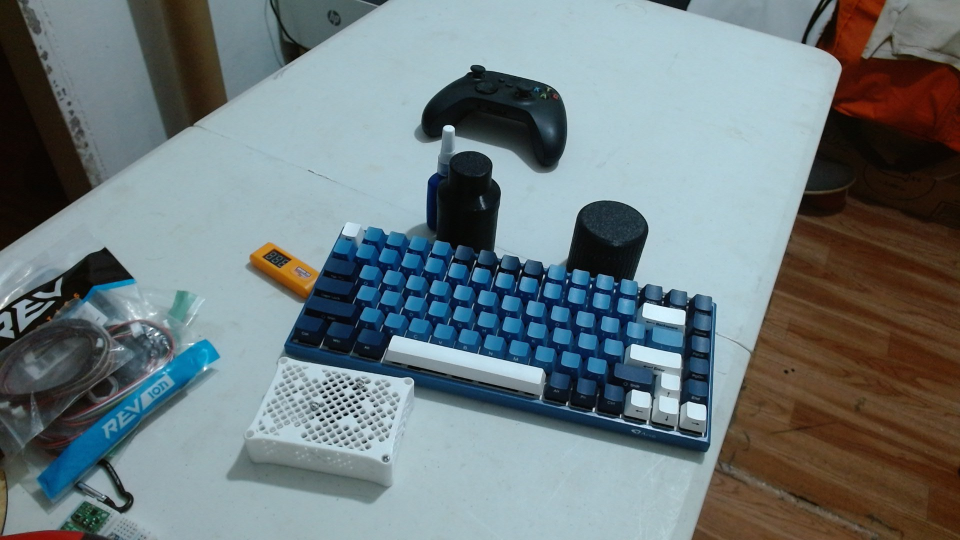
#> input picture Latas/azul1.png, 1920 x 1080 px (shown at 1/2 size)
$ python ControlHSV.py
#> lines starting #> are read from the running program, lines starting #| are printed output that depends on the picture; after the words box and inside, x2 and y2 are one past the last pixel; in counts of white or black regions, pixels touching at a corner belong together
import cv2
import numpy as np

def nothing(x):
    pass

# Cargar imagen
frame = cv2.imread('../Latas/azul1.png')  # Cambia la ruta
#> frame is the input picture: shape (1080, 1920, 3); mean B, G, R 125.2, 122.3, 109.9
fr = cv2.GaussianBlur(frame, (3, 5), 0)
imagen = cv2.resize(fr, (720,480), interpolation=cv2.INTER_LINEAR)
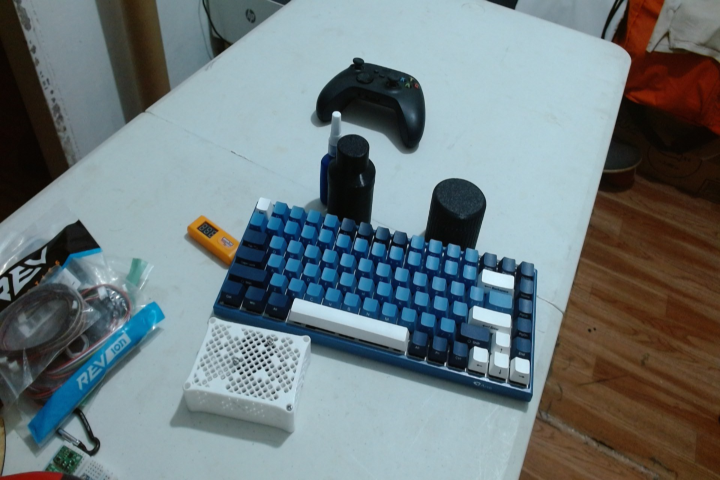
#> imagen: shape (480, 720, 3); mean B, G, R 125.1, 122.2, 109.8

# Crear ventana para controles
cv2.namedWindow("Controles")

# Crear trackbars para el rango HSV
cv2.createTrackbar("H Min", "Controles", 100, 179, nothing)
cv2.createTrackbar("H Max", "Controles", 140, 179, nothing)
cv2.createTrackbar("S Min", "Controles", 150, 255, nothing)
cv2.createTrackbar("S Max", "Controles", 255, 255, nothing)
cv2.createTrackbar("V Min", "Controles", 50, 255, nothing)
cv2.createTrackbar("V Max", "Controles", 255, 255, nothing)

while True:
    # Obtener valores de los sliders
    h_min = cv2.getTrackbarPos("H Min", "Controles")
    h_max = cv2.getTrackbarPos("H Max", "Controles")
    s_min = cv2.getTrackbarPos("S Min", "Controles")
    s_max = cv2.getTrackbarPos("S Max", "Controles")
    v_min = cv2.getTrackbarPos("V Min", "Controles")
    v_max = cv2.getTrackbarPos("V Max", "Controles")

    # Convertir a HSV
    hsv = cv2.cvtColor(imagen, cv2.COLOR_BGR2HSV)
#> hsv: shape (480, 720, 3); mean H, S, V 76.5, 88.2, 135.6

    # Crear máscara
    lower = np.array([h_min, s_min, v_min])
    upper = np.array([h_max, s_max, v_max])
    mascara = cv2.inRange(hsv, lower, upper)
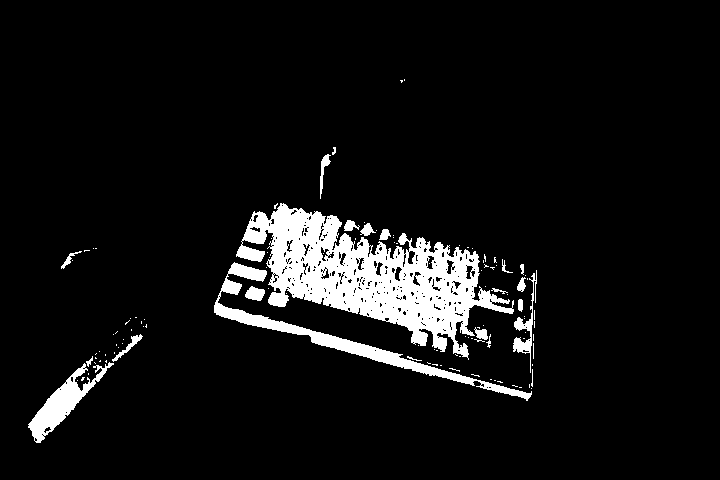
#> mascara: shape (480, 720); 7.3% white; 115 white regions (93 under 20 px), largest, box (x1, y1, x2, y2) and area: (236, 203, 514, 360) 17199, (214, 262, 532, 401) 3793, (28, 362, 114, 443) 1904

    # Mostrar resultados
    resultado = cv2.bitwise_and(imagen, imagen, mask=mascara)
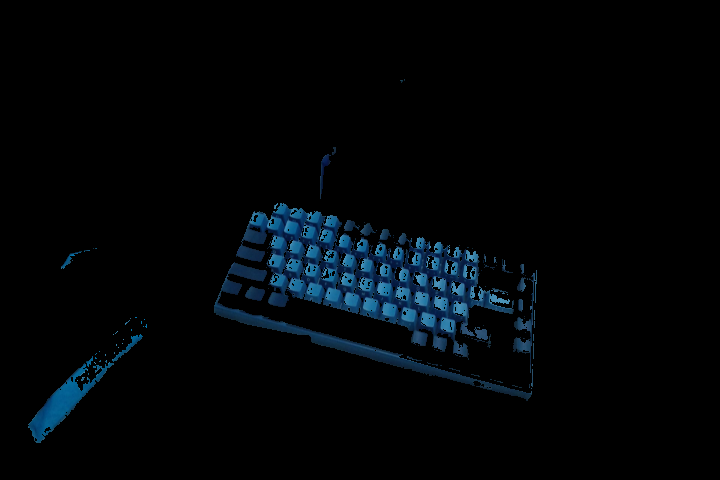
#> resultado: shape (480, 720, 3); mean B, G, R 7.7, 5.1, 1.6

    cv2.imshow("Imagen Original", imagen)
    cv2.imshow("Mascara", mascara)
    cv2.imshow("Resultado", resultado)

    # Salir con tecla 'q'
    if cv2.waitKey(1) & 0xFF == ord('q'):
#> (key q is pressed here)
        break

cv2.destroyAllWindows()

$ run again, with Latas/azul2.png copied over Latas/azul1.png
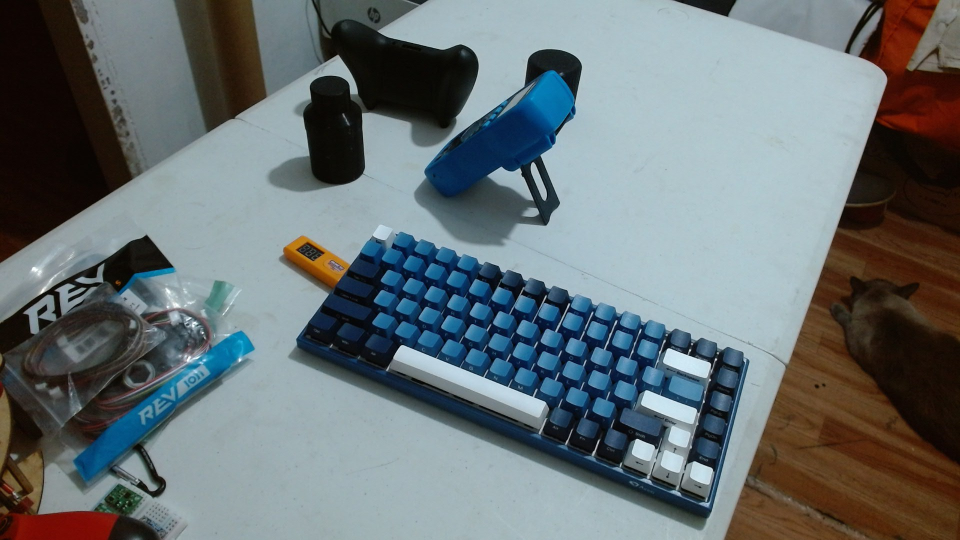
#> input picture Latas/azul2.png, 1920 x 1080 px (shown at 1/2 size)
#> frame is the input picture: shape (1080, 1920, 3); mean B, G, R 115.5, 112.9, 103.7
#> hsv: shape (480, 720, 3); mean H, S, V 73.6, 92, 125.7
#> `mascara = cv2.inRange(hsv, lower, upper)`:
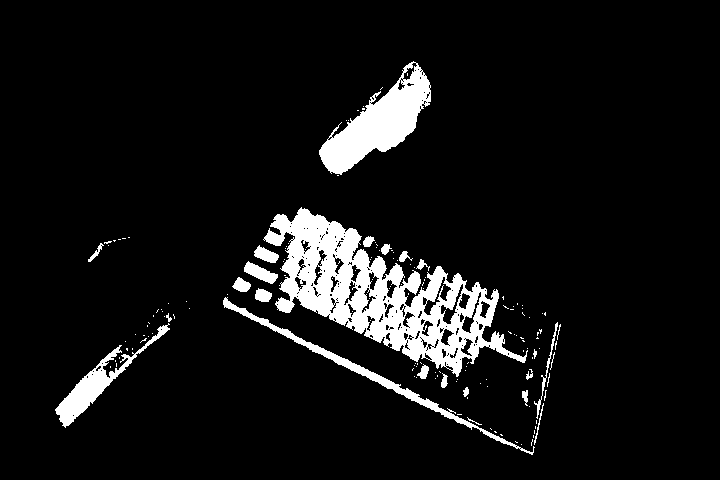
#> mascara: shape (480, 720); 7.9% white; 158 white regions (134 under 20 px), largest, box (x1, y1, x2, y2) and area: (263, 207, 528, 377) 15467, (319, 61, 431, 175) 5209, (223, 297, 535, 455) 2047
#> `resultado = cv2.bitwise_and(imagen, imagen, mask=mascara)`:
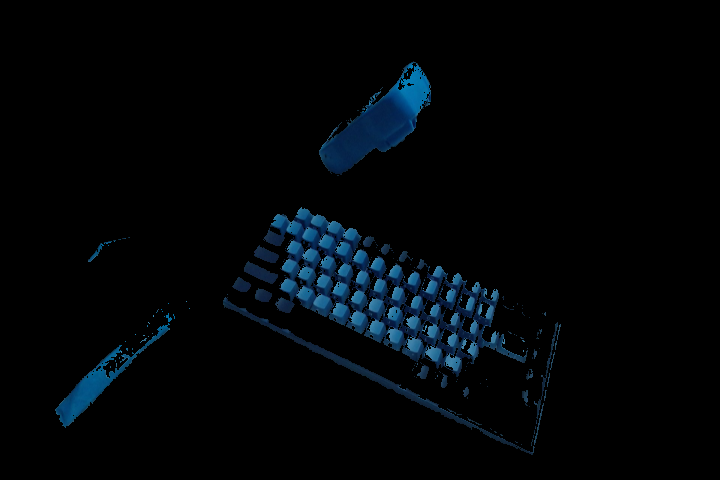
#> resultado: shape (480, 720, 3); mean B, G, R 7.9, 5, 1.5

$ run again, with Latas/lata2.png copied over Latas/azul1.png
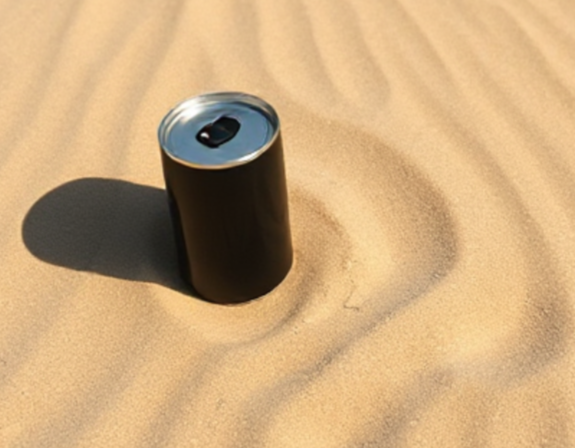
#> input picture Latas/lata2.png, 575 x 448 px
#> frame is the input picture: shape (448, 575, 3); mean B, G, R 126.6, 170.8, 205.2
#> `imagen = cv2.resize(fr, (720,480), interpolation=cv2.INTER_LINEAR)`:
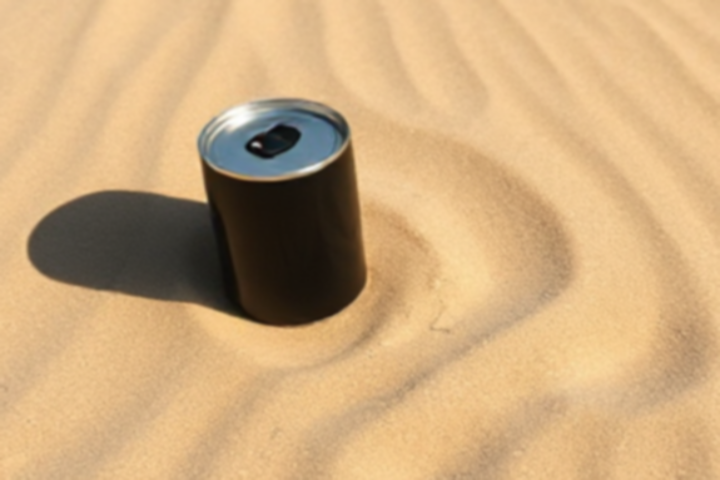
#> imagen: shape (480, 720, 3); mean B, G, R 126.5, 170.7, 205.1
#> hsv: shape (480, 720, 3); mean H, S, V 18.7, 99.2, 205.8
#> mascara: shape (480, 720); every value is 0
#> resultado: shape (480, 720, 3); every value is 0
